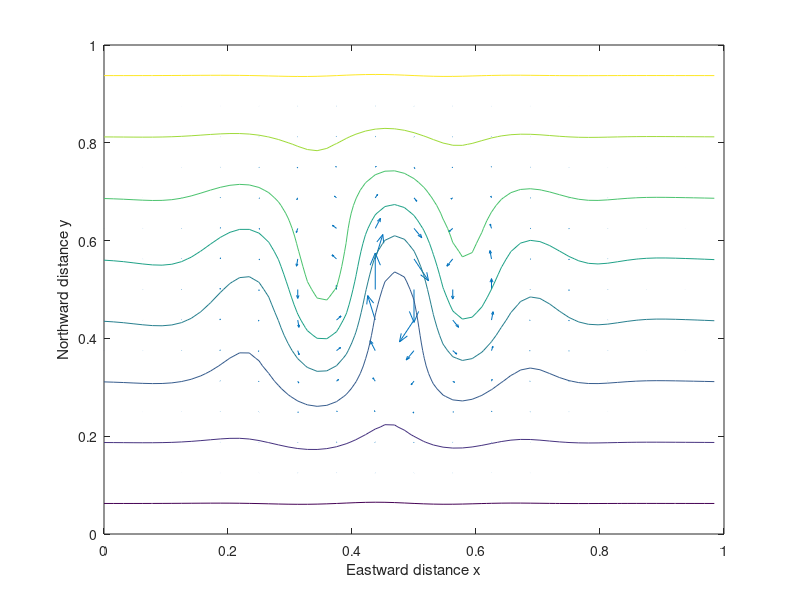

Reproduce this figure in MATLAB.
% Simulate Rossby wave propagation
%
clear
hold off

% Set up grid
nx = 64;
ny = 64;
dx = 1.0/nx;
dy = 1.0/ny;
x = (0:(nx-1))*dx;
y = (0:(ny-1))*dy;
[xx,yy] = meshgrid(x,y);

ixby2 = 1:2:nx-1;
iyby2 = 1:2:ny-1;
ixby4 = 1:4:nx-1;
iyby4 = 1:4:ny-1;


% Time step
dt = 2.0;

% Main wavenumber of packet
k0 = 8*pi;
l0 = 0.0*pi;

% Width of wave packet
w = 0.2;

% Range of resolved wavenumbers
kmax = pi/dx;
dk = 2*kmax/nx;
k = (-nx/2:nx/2-1)*dk;
lmax = pi/dy;
dl = 2*lmax/ny;
l = (-ny/2:ny/2-1)*dl;
[kk,ll] = meshgrid(k,l);


% Dispersion relation
beta = 2.0;
ra = 40.0; %20.0;
den = (kk.*kk + ll.*ll + ra*ra);
omega = -beta*kk./den;
a = exp(-i*omega*dt);

% nstop = 200;
nstop = 90;

% Plot dispersion relation and highlight
% wavenumber of packet
subplot(1,1,1)
contourf(kk,ll,omega)
title('Dispersion relation')
xlabel('Wavenumber k')
ylabel('Wavenumber l')

hold on

q = linspace(0,2*pi,20);
k1 = k0 + 13.0*sin(q);
l1 = l0 + 13.0*cos(q);
plot(k1,l1,'k')
k1 = k0 + 14.0*sin(q);
l1 = l0 + 14.0*cos(q);
plot(k1,l1,'k')
k1 = k0 + 15.0*sin(q);
l1 = l0 + 15.0*cos(q);
plot(k1,l1,'k')

hold off

igo = input('Continue ? > ');

% Define wave packet and fft
f = 0.5*exp(i*(k0*xx + l0*yy)).*exp(-((xx-0.5)/w).^2 - ((yy-0.5)/w).^2);
ff = fftshift(fft(fft(f,[],1),[],2));

% Spectral plot showing wave packet
contourf(kk,ll,abs(ff))
title('Amplitude of Fourier transform')
xlabel('Wavenumber k')
ylabel('Wavenumber l')

igo = input('Continue ? > ');

% Preliminary stuff to aid visualization
f0 = 2.0*(yy - 0.5);
v = [0:11]*4.0;
v1 = [-4.5:1:4.5]*0.25;

% Loop over timesteps
for istep = 1:nstop
   
   ftot = f0 + f;
    
   % Plot as a series of material lines
   %for j = 1:1:ny
   %   hold on
   %   if (j == 1)
   %      hold off
   %   end
   %   y9 = y(j) + 0.04*real(f(j,:))';
   %   plot(x,y9)
   %end
   %axis([0.0,1.0,0.0,1.0])
   %xlabel('Eastward distance x')
   %ylabel('Northward distance y')
   
      
   psi = -real(f./den);
   [gpx,gpy] = gradient(psi);
   % quiver(x(ixby2),y(iyby2),-gpy(ixby2,iyby2),gpx(ixby2,iyby2))
   quiver(x(ixby4),y(iyby4),-gpy(ixby4,iyby4),gpx(ixby4,iyby4))
   axis([0.0,1.0,0.0,1.0])
   hold on
   %igo = input('go');
   
   % pcolor(real(f))
   contour(xx,yy,real(ftot),v1)
   % shading interp
   xlabel('Eastward distance x')
   ylabel('Northward distance y')
   % hold on
   
   %psi = real(f./den);
   %[gpx,gpy] = gradient(psi);
   %quiver(x(ixby2),y(iyby2),-gpy(ixby2,iyby2),gpx(ixby2,iyby2))
   hold off
   
   % Evolve in time
   ff = ff.*a;
   f = ifft(ifft(ifftshift(ff),[],2),[],1);
   pause(0.1)
   %igo = input('continue ? > ');

   if istep > 55
      igo = input('Carry on ? > ') 
   end
   
end

hold off